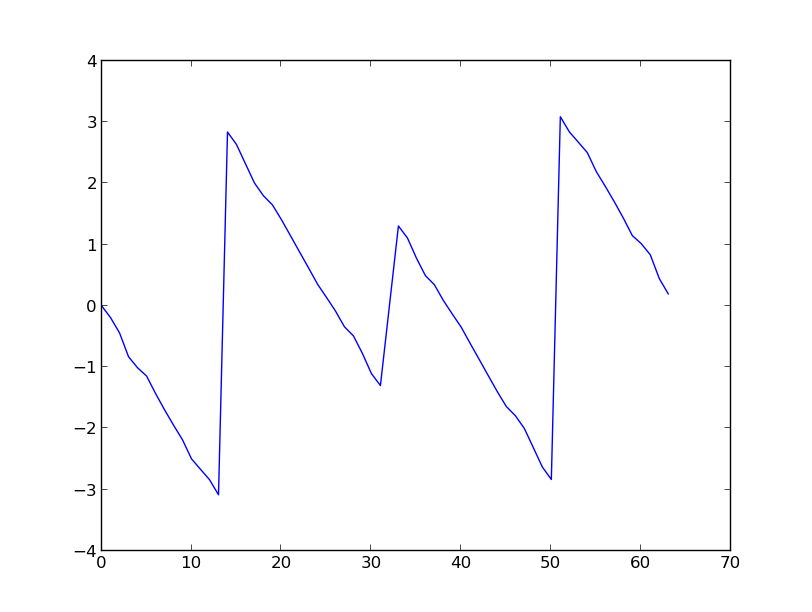

Write the Python code that produced this figure.
#coding:utf-8
from pylab import *
import sys
import math
import numpy as np
import wave
import re
from singou import *
"""
def dft(x):
	N = len(x)
	X = [0.0] * N
	for k in range(N):
		for n in range(N):
			real = np.cos(2 * np.pi * k * n/N)
			imag = -np.sin(2 * np.pi * k * n/N)
			X[k] += x[ n] * complex(real, imag)
	return X


def rft(X):
	N = len(X)
	x = [0.0] * N
	for k in range(N):
		for n in range(N):
			real = np.cos(2 * np.pi * k * n/N)
			imag = np.sin(2 * np.pi * k * n/N)
			x[k] += X[n] * complex(real,imag)/N

	return x

"""
argvs = sys.argv
if ( len(argvs) != 2):
	print 'miss'
	quit()

title = argvs[1]
WinWidth = 64
xdata = []
zdata = []
X = []
Z = []

H = []
WxzH = []

start = 0

f = open(title,'r')
fn = f.readlines()


show()
for i in fn:
	match = re.findall(r'[0-9.-]+',i)
	xdata.append(float(match[1]))
	zdata.append(float(match[2]))

N = len(xdata)
M = N / WinWidth
for j in range(M):
	x = xdata[start:WinWidth+start]
	z = zdata[start:WinWidth+start]
	X.append(dft(x))
	Z.append(dft(z))
	#x = xdata[start:WinWidth+start]
	#z = zdata[start:WinWidth+start]
	#X.append(np.fft.fft(x))
	#Z.append(np.fft.fft(z))
	#X.append(scipy.fftpack.fftfreq(x))
	#Z.append(scipy.fftpack.fftfreq(z))
	start += WinWidth

for k in range(WinWidth):
	Wxz = 0.0
	#Wxx = 0.0
	for r in range(M):
		xz = X[r][k].conjugate()*Z[r][k]
		#xx = X[r][k].conjugate()*X[r][k]
		Wxz += xz/N
		#Wxx += xx/N
	WxzH.append(Wxz)	

theta = [np.arctan2(int(c.imag),int(c.real)) for c in WxzH]
print theta[13],theta[0]
print(((theta[13]-theta[0])*len(theta))/(13*2*np.pi))
NN = len(theta)
tah = []
for r in range(NN -1):
    alp = (theta[r+1] - theta[r])
    tah.append( alp * N/2*np.pi)
#h = ift(H)
plot(theta)
show()
